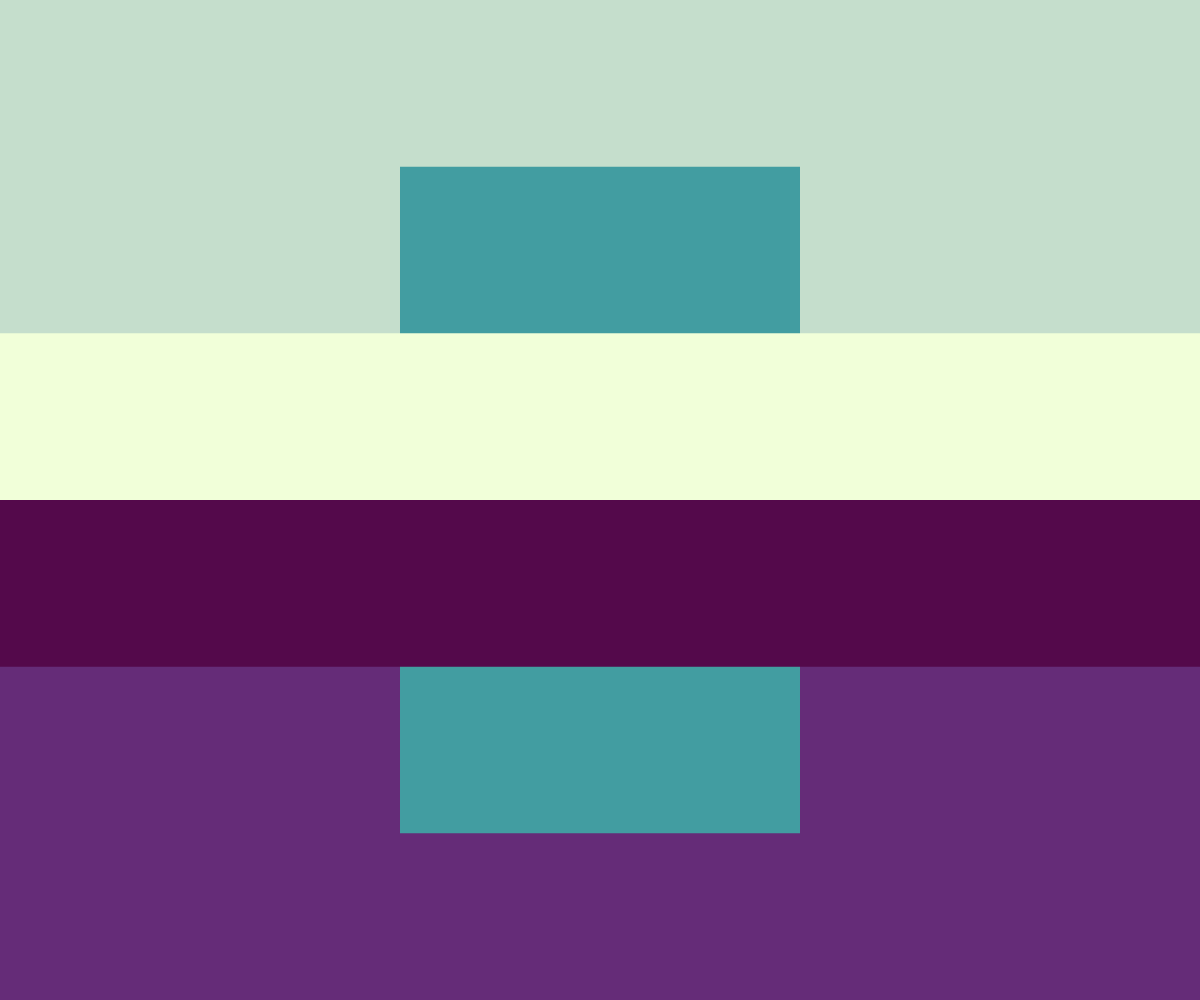
Frame 1 (no input)
Frame 60 (no input): identical to frame 1, image omitted
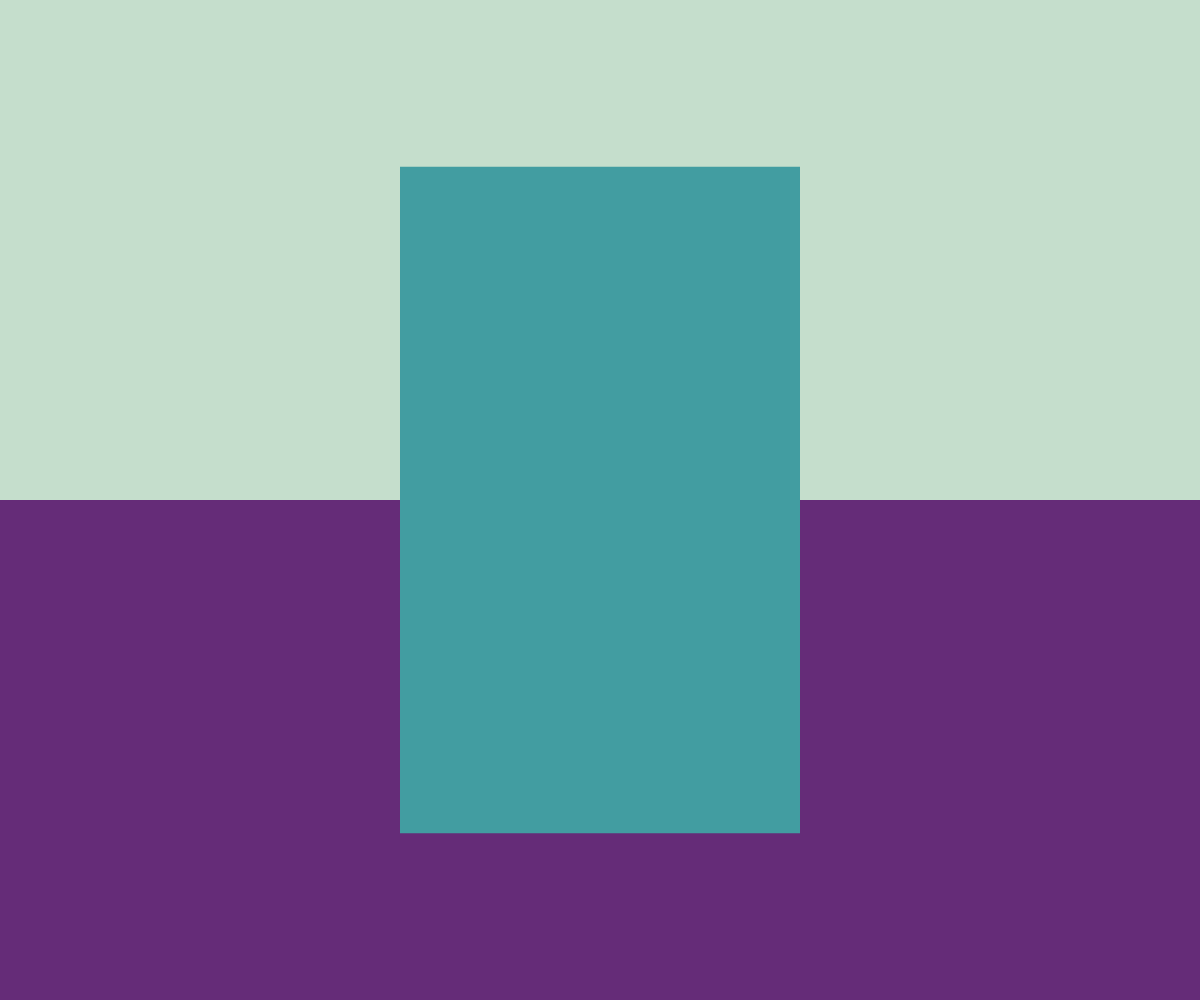
Frame 120 (the mouse pressed at the canvas centre since frame 60)

The p5.js sketch that drew these frames (run headless with seeded random() and noise() and a simulated clock; from frame 60 on, the mouse is pressed at the canvas centre):

// p5.js sketch
// ── sketch.js

let clrs = [
'#c5decc', //top 0
'#f1ffd9', //middle top 1
'#429da1', //middle strip 2
'#54094b', //middle bottom 3
'#652c78' //bottom 4
]


function setup() {
  createCanvas(windowWidth, windowHeight);
  noStroke();
}

function draw() {
 background(220);
 canvasRect(clrs[4], height/2, height/2, false);
 canvasRect(clrs[0], height/2, 0, false);
 fill(clrs[2]); 
 rect(width * 1/3, height * 1/6, width * 1/3, height * 2/3); 
 canvasRect(clrs[1], height/6, height/3, true);
 canvasRect(clrs[3], height/6, height/2, true);


}

function canvasRect(clr, hgt, y_offset, clickable) {
	fill(clr);
	if((clickable == true) && (mouseIsPressed == false)){
		rect(0, y_offset, width, hgt);
	} 
	if(clickable == false){
		rect(0, y_offset, width, hgt);
	}
}
